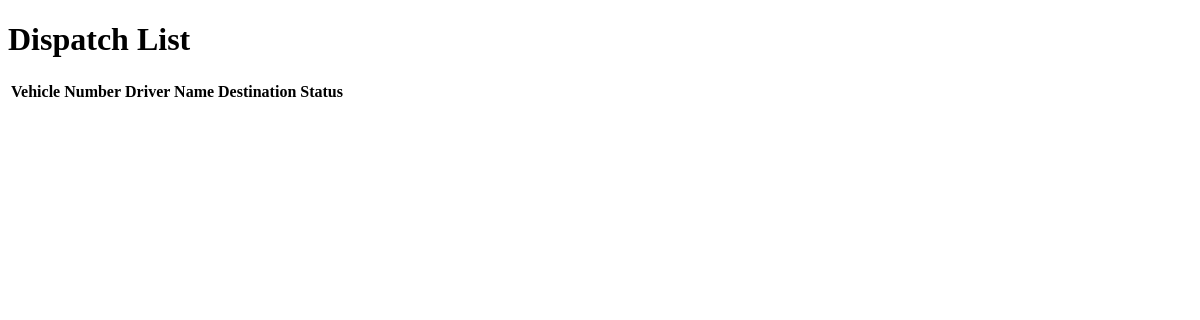
/dispatch/list/, run on an earlier commit of the app's database.
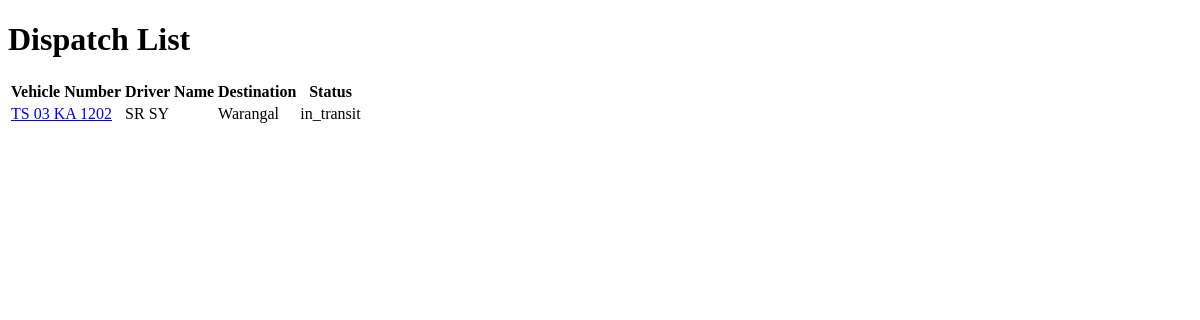
And on a later commit of the database.
### dispatch/models.py (models this page shows, shortened)
class Dispatch(models.Model):
    vehicle_number = models.CharField(max_length=20)
    driver_name = models.CharField(max_length=100)
    destination = models.CharField(max_length=255)
    dispatch_date = models.DateField()
    estimated_arrival_date = models.DateField()
    status = models.CharField(max_length=20, choices=[
        ('pending', 'Pending'),
        ('in_transit', 'In Transit'),
        ('delivered', 'Delivered'),
        ('canceled', 'Canceled'),
    ])
    remarks = models.TextField(blank=True)

### dispatch/views.py (the view)
def dispatch_list(request):
    dispatches = Dispatch.objects.all()
    return render(request, 'dispatch/dispatch_list.html', {'dispatches': dispatches})

### dispatch/templates/dispatch/dispatch_list.html (shortened to what this page needs)
<!DOCTYPE html>
<html lang="en">
<head>
</head>
<body>
    <h1>Dispatch List</h1>
    <table>
        <thead>
            <tr>
                <th>Vehicle Number</th>
                <th>Driver Name</th>
                <th>Destination</th>
                <th>Status</th>
            </tr>
        </thead>
        <tbody>
            {% for dispatch in dispatches %}
            <tr>
                <td><a href="{% url 'dispatch_detail' dispatch.id %}">{{ dispatch.vehicle_number }}</a></td>
                <td>{{ dispatch.driver_name }}</td>
                <td>{{ dispatch.destination }}</td>
                <td>{{ dispatch.status }}</td>
            </tr>
            {% endfor %}
        </tbody>
    </table>
</body>
</html>

What changed in the data, as far as the page shows it:
added Dispatch: vehicle_number "TS 03 KA 1202", driver_name "SR SY", destination "Warangal", status "in_transit"
